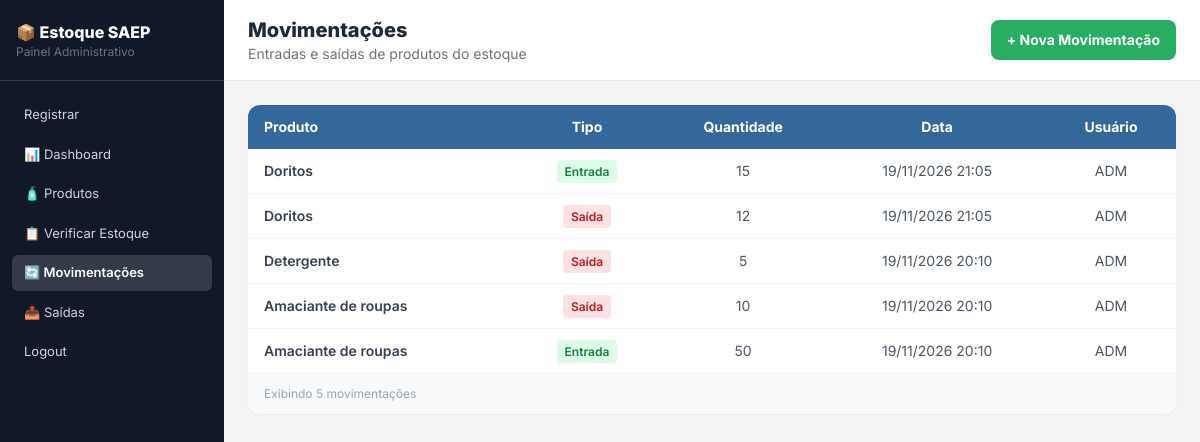
The page /movimentacoes.php (signed in) on the database its author committed.
### tables this page shows
CREATE TABLE `movimentacao` (
  `id_movimentacao` int(11) NOT NULL AUTO_INCREMENT,
  `tipo` enum('ENTRADA','SAIDA') NOT NULL,
  `quantidade` int(11) NOT NULL,
  `id_produto` int(11) NOT NULL,
  `datetime_movimentacao` datetime NOT NULL DEFAULT current_timestamp(),
  `id_user` int(11) NOT NULL,
  PRIMARY KEY (`id_movimentacao`),
  KEY `fk_movimentacao_produto` (`id_produto`),
  KEY `fk_movimentacao_user` (`id_user`),
  CONSTRAINT `fk_movimentacao_produto` FOREIGN KEY (`id_produto`) REFERENCES `produto` (`id_produto`) ON UPDATE CASCADE,
  CONSTRAINT `fk_movimentacao_user` FOREIGN KEY (`id_user`) REFERENCES `user` (`id_user`) ON UPDATE CASCADE
);

CREATE TABLE `produto` (
  `id_produto` int(11) NOT NULL AUTO_INCREMENT,
  `nome` varchar(100) NOT NULL,
  `quantidade_estoque` int(11) NOT NULL,
  `valor_unitario` decimal(10,2) NOT NULL,
  `data_cadastro` date NOT NULL,
  PRIMARY KEY (`id_produto`)
);

CREATE TABLE `user` (
  `id_user` int(11) NOT NULL AUTO_INCREMENT,
  `nome` varchar(100) NOT NULL,
  `senha` varchar(255) NOT NULL,
  `email` varchar(255) NOT NULL,
  `tipo` enum('administrador','operador') NOT NULL,
  PRIMARY KEY (`id_user`)
);

### movimentacoes.php (the view, shortened to what this page needs)
<?php
require_once __DIR__ . '/conexao.php';
require_once __DIR__ . '/includes/menu.php';
$sql = "SELECT m.*, p.nome AS produto, u.nome AS usuario
        FROM movimentacao m
        JOIN produto p ON p.id_produto = m.id_produto
        LEFT JOIN `user` u ON u.id_user = m.id_user
        ORDER BY m.id_movimentacao DESC";
$movimentacoes = $pdo->query($sql)->fetchAll();
?>
    <main class="flex-1 flex flex-col">
        <div class="bg-white border-b border-gray-200 px-6 py-4 flex items-center justify-between">
            <div>
                <h1 class="text-xl font-extrabold text-gray-800">Movimentações</h1>
                <p class="text-sm text-gray-500">Entradas e saídas de produtos do estoque</p>
            </div>
            <a href="movimentacao_form.php" class="bg-senai-green text-white font-bold px-4 py-2.5 rounded-lg text-sm hover:bg-green-600 transition flex items-center gap-2">
                + Nova Movimentação
            </a>
        </div>
        <div class="p-6 flex-1">
            <div class="bg-white rounded-xl shadow-sm overflow-hidden">
                <table class="w-full text-sm">
                    <thead class="bg-senai-blue text-white">
                        <tr>
                            <th class="px-4 py-3 text-left">Produto</th>
                            <th class="px-4 py-3 text-center">Tipo</th>
                            <th class="px-4 py-3 text-center">Quantidade</th>
                            <th class="px-4 py-3 text-center">Data</th>
                            <th class="px-4 py-3 text-center">Usuário</th>
                        </tr>
                    </thead>
                    <tbody class="divide-y divide-gray-100">
                    <?php foreach ($movimentacoes as $m): ?>
                        <tr class="hover:bg-gray-50 transition">
                            <td class="px-4 py-3 text-gray-700 font-semibold"><?= htmlspecialchars($m["produto"]) ?></td>
                            <td class="px-4 py-3 text-center">
                                <?php if ($m["tipo"] == "ENTRADA"): ?>
                                    <span class="bg-green-100 text-green-700 text-xs font-semibold px-2 py-1 rounded">Entrada</span>
                                <?php else: ?>
                                    <span class="bg-red-100 text-red-700 text-xs font-semibold px-2 py-1 rounded">Saída</span>
                                <?php endif; ?>
                            </td>
                            <td class="px-4 py-3 text-center text-gray-600"><?= $m["quantidade"] ?></td>
                            <td class="px-4 py-3 text-center text-gray-600"><?= date("d/m/Y H:i", strtotime($m["datetime_movimentacao"])) ?></td>
                            <td class="px-4 py-3 text-center text-gray-600"><?= htmlspecialchars($m["usuario"] ?? "-") ?></td>
                        </tr>
                    <?php endforeach; ?>
                    </tbody>
                </table>
                <div class="border-t border-gray-100 px-4 py-3 bg-gray-50">
                    <p class="text-xs text-gray-400">Exibindo <?= count($movimentacoes) ?> movimentações</p>
                </div>
            </div>
        </div>
    </main>
</body>
</html>

### includes/menu.php (style rules this page uses)
body { font-family: 'Inter', sans-serif; }

### rows shown on the page
movimentacao: id_produto.nome "Doritos", tipo "Entrada", quantidade "15", datetime_movimentacao "19/11/2026 21:05", id_user.nome "ADM"
movimentacao: id_produto.nome "Doritos", tipo "Saída", quantidade "12", datetime_movimentacao "19/11/2026 21:05", id_user.nome "ADM"
movimentacao: id_produto.nome "Detergente", tipo "Saída", quantidade "5", datetime_movimentacao "19/11/2026 20:10", id_user.nome "ADM"
movimentacao: id_produto.nome "Amaciante de roupas", tipo "Saída", quantidade "10", datetime_movimentacao "19/11/2026 20:10", id_user.nome "ADM"
movimentacao: id_produto.nome "Amaciante de roupas", tipo "Entrada", quantidade "50", datetime_movimentacao "19/11/2026 20:10", id_user.nome "ADM"

### other values the page prints
count($movimentacoes) "5"
